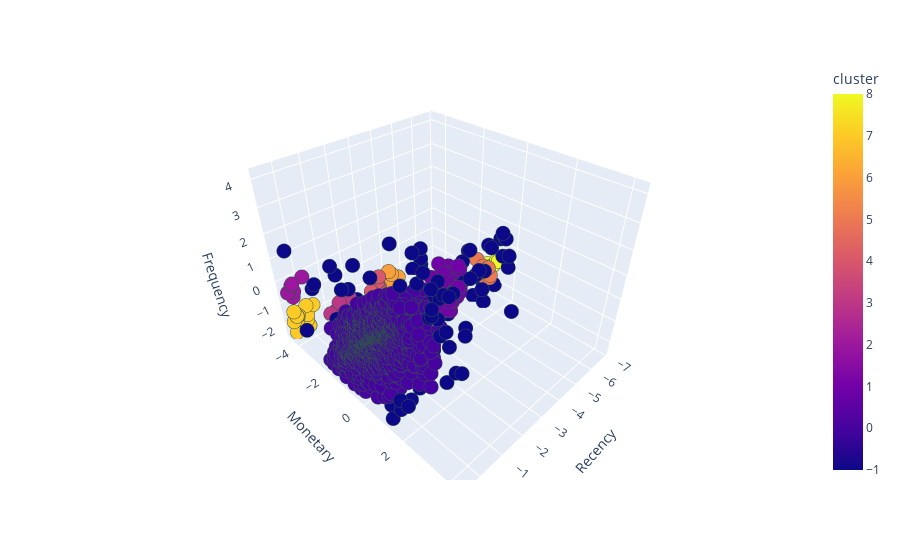

The cell this chart's notebook holds for it:
### Code cell
import plotly.express as px
fig = px.scatter_3d(rfm_scaled_plot, x='Recency', y='Monetary', z='Frequency',
              color='cluster').update_traces(marker_size=5, marker_line=dict(width=2, color='#2F4F4F'))
fig.show()

### Figure 1 — Plotly figure (JSON) as saved in the notebook; plotly's stock layout.template omitted (floating-point values rounded to 4 significant figures; data arrays with more than 128 entries replaced by an {"elided": "..."} marker saying what was removed)
{"data": [{"hovertemplate": "Recency=%{x}<br>Monetary=%{y}<br>Frequency=%{z}<br>cluster=%{marker.color}<extra></extra>", "legendgroup": "", "marker": {"color": {"elided": "4372 int values"}, "coloraxis": "coloraxis", "line": {"color": "#2F4F4F", "width": 2}, "size": 5, "symbol": "circle"}, "mode": "markers", "name": "", "scene": "scene", "showlegend": false, "type": "scatter3d", "x": {"elided": "4372 float values"}, "y": {"elided": "4372 float values"}, "z": {"elided": "4372 float values"}}], "layout": {"coloraxis": {"colorbar": {"title": {"text": "cluster"}}, "colorscale": [[0, "#0d0887"], [0.1111, "#46039f"], [0.2222, "#7201a8"], [0.3333, "#9c179e"], [0.4444, "#bd3786"], [0.5556, "#d8576b"], [0.6667, "#ed7953"], [0.7778, "#fb9f3a"], [0.8889, "#fdca26"], [1, "#f0f921"]]}, "legend": {"tracegroupgap": 0}, "margin": {"t": 60}, "scene": {"domain": {"x": [0, 1], "y": [0, 1]}, "xaxis": {"title": {"text": "Recency"}}, "yaxis": {"title": {"text": "Monetary"}}, "zaxis": {"title": {"text": "Frequency"}}}}}
